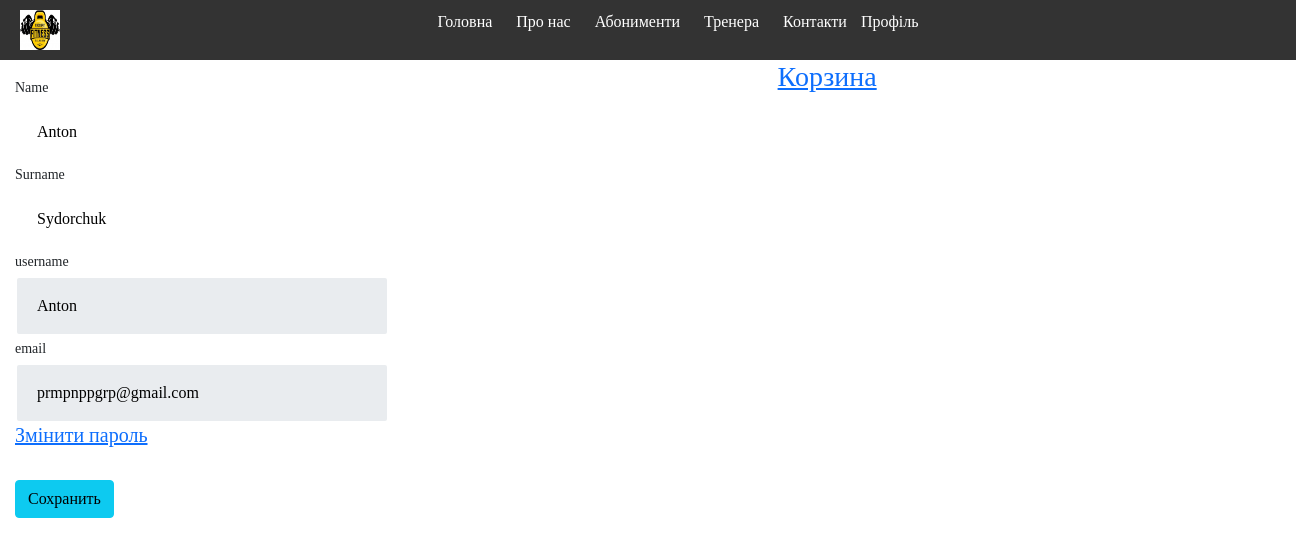
Before: /profile/ (signed in) with the older database file.
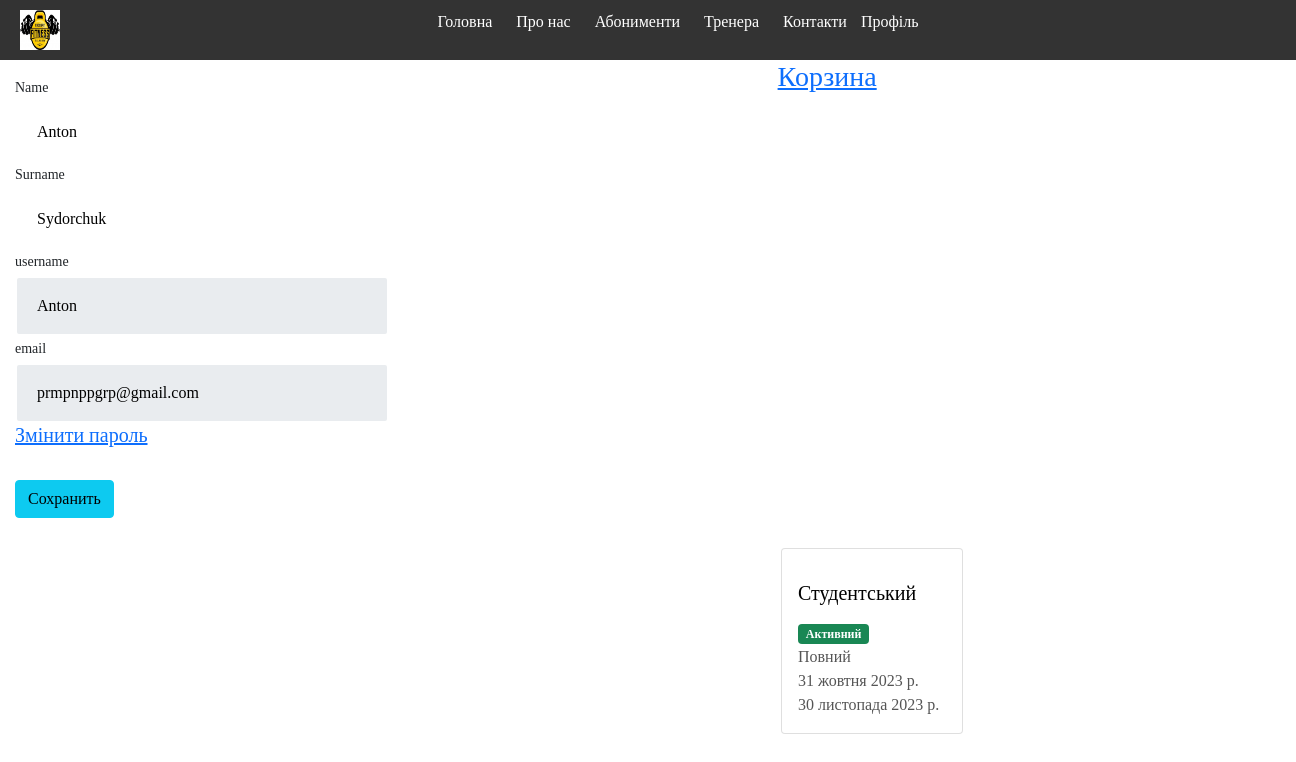
After: the same page with the newer database file.
### store/models.py (models this page shows, shortened)
class User(AbstractUser):
    email = models.EmailField(_("email address"), unique=True)
    USERNAME_FIELD = 'email'
    REQUIRED_FIELDS = ['username']

class ActiveTicket(models.Model):
    user = models.ForeignKey(User, on_delete=models.CASCADE)
    ticket = models.ForeignKey(Ticket, on_delete=models.CASCADE)
    start_date = models.DateField()
    end_date = models.DateField(null=True)

class Ticket(models.Model):
    type = models.CharField(max_length=35)
    type_day = models.CharField(max_length=35)
    price = models.CharField(max_length=10)
    class Meta:
        verbose_name = 'Абонемент'
        verbose_name_plural = 'Абонементи'

### store/views/profile.py (the view, shortened to what this page needs)
# urls.py: path('profile/', login_required(profile.ProfileView.as_view()), name='profile'),
@method_decorator(login_required, name='dispatch')
class ProfileView(TemplateView):
    template_name = 'profile/profile.html'
    def get_context_data(self, **kwargs):
        today = datetime.now()
        current_date = today.strftime('%Y%m%d')
        context = super().get_context_data(**kwargs)
        context['title'] = 'Profile'
        context['form'] = UserProfileForm(instance=self.request.user)
        context['active_ticket'] = ActiveTicket.objects.filter(user_id=self.request.user.id)
        context['active_coach'] = ActiveCoach.objects.filter(user_id=self.request.user.id)
        context['current_date'] = current_date
        return context

### store/forms.py
class UserProfileForm(UserChangeForm):
    first_name = forms.CharField(widget=forms.TextInput(attrs={'class': 'form-control py-4'}))
    last_name = forms.CharField(widget=forms.TextInput(attrs={'class': 'form-control py-4'}))
    username = forms.CharField(widget=forms.TextInput(attrs={'class': 'form-control py-4', 'readonly': True}))
    email = forms.CharField(widget=forms.TextInput(attrs={'class': 'form-control py-4', 'readonly': True}))
    class Meta:
        model = User
        fields = ('first_name', 'last_name', 'username', 'email')

### templates/profile/profile.html (shortened to what this page needs)
{% extends 'base.html' %}
{% block content %}
    <div class="changelist-form-container">
          <form action="{% url 'profile' %}" method="post" enctype="multipart/form-data">
                <div class="form-row">
                  <div class="col-lg-6">
                    <div class="form-group">
                      <label class="small mb-1" for="{{ form.first_name.id_for_label }}">Name</label>
                      {{ form.first_name }}
                    </div>
                  </div>
                  <div class="col-lg-6">
                    <div class="form-group">
                      <label class="small mb-1" for="{{ form.last_name.id_for_label }}">Surname</label>
                      {{ form.last_name }}
                    </div>
                  </div>
                </div>
                <div class="form-row">
                  <div class="col-lg-6">
                    <label class="small mb-1" for="{{ form.username.id_for_label }}">username</label>
                    {{ form.username }}
                  </div>
                  <div class="col-lg-6">
                    <label class="small mb-1" for="{{ form.email.id_for_label }}">
                      email
                    </label>
                    {{ form.email }}
                  </div>
                </div>
                <h5><a href="{% url 'password_change' %}">Змінити пароль</a></h5>
                <div class="form-row">
                  <div class="col-lg-12" style="margin-top: 33px;">
                    <input class="btn btn-info btn-block" type="submit" value="Сохранить">
                  </div>
                </div>
          </form>
    </div>
    <div class="profile-basket">
        <h3><a href="{% url 'basket' %}">Корзина</a></h3>
    </div>
    <div class="active">
        <div class="active-ticket">
            {% for ticket in active_ticket %}
                <div class="card mb-3">
                    <div class="card-body">
                        <h5 class="mt-3 mb-3 d-flex justify-content-between align-items-center mb-3">{{ ticket.ticket.type }}</h5>
                            {% if ticket.end_date > current_date %}
                                <span class="badge bg-danger">Не активний</span>
                            {% else %}
                                <span class="badge bg-success">Активний</span>
                            {% endif %}
                            <p class="card-text">{{ ticket.ticket.type_day }}</p>
                            <p class="card-text">{{ ticket.start_date }}</p>
                            <p class="card-text">{{ ticket.end_date }}</p>
                    </div>
              </div>
          {% endfor %}
        </div>
    </div>
{% endblock %}

### templates/base.html (shortened to what this page needs)
<!DOCTYPE html>
{% load static %}
<html lang="en">
<head>
    <link href="https://cdn.jsdelivr.net/npm/bootstrap@5.0.2/dist/css/bootstrap.min.css" rel="stylesheet">
    <link rel="stylesheet" href="{% static 'store/css/style.css' %}">
    <link rel="stylesheet" href="{% static 'store/css/style_coach.css' %}">
    <link rel="stylesheet" href="{% static 'store/css/style_ticket.css' %}">
    <link rel="stylesheet" href="{% static 'store/css/style_profile.css' %}">
    <link rel="stylesheet" href="{% static 'store/css/style_basket.css' %}">
    <link rel="stylesheet" href="{% static 'store/css/style_pay.css' %}">
</head>
<body>
     <header>
        <nav>
            <div class="image-container">
                <a href="{% url 'main' %}">
                    <img src="{% static 'store/img/logo.jpg' %}" class="nav-logo">
                </a>
            </div>
            <div class="main_nav">
                <ul class="nav-menu">
                    <li><a href="{% url 'main' %}">Головна</a></li>
                    <li><a href="{% url 'about' %}">Про нас</a></li>
                    <li><a href="{% url 'ticket' %}">Абонименти</a></li>
                    <li><a href="{% url 'coach' %}">Тренера</a></li>
                    <li><a href="{% url 'contact' %}">Контакти</a></li>
                    <li class="li-profile"">
                        {% if user.is_authenticated %}
                            <a href="{% url 'profile' %}">Профіль</a>
                        {% else %}
                            <a href="{% url 'login' %}">Login</a> | <a href="{% url 'register' %}">Sign Up</a>
                        {% endif %}
                    </li>
                </ul>
            </div>
        </nav>
     </header>
    <main>
        {% block content %}
        {% endblock %}
    </main>
</body>
</html>

### store/static/store/css/style.css (style rules this page uses)
* { margin: 0; padding: 0; box-sizing: border-box; font-family: 'Times New Roman', serif; }
header { background-color: #333; color: #a82a2a; padding: 10px 0; }
nav ul { list-style: none; padding: 0; text-align: center; }
nav ul li { display: inline; margin: 0 10px; }
nav a { text-decoration: none; color: #fff; }
.nav-logo { height: 40px; width:40px; }
.image-container { float:left; margin-left: 20px; }
.li-profile { margin-left: auto; }

### store/static/store/css/style_ticket.css (style rules this page uses)
p { font-size: 16px; color: #555; margin: 10px 0; }
ul { list-style-type: disc; margin-left: 20px; }

### store/static/store/css/style_profile.css (style rules this page uses)
.changelist-form-container { float: left; }
.active { float: right; }
.changelist-form-container { width: 60%; padding: 15px; }
.active-ticket { width: 40%; padding: 15px; }
.card-body { width: 600px; }

### store/static/store/css/style_pay.css (style rules this page uses)
.card { max-width: 500px; margin: auto; color: black; }
p { margin: 0px; }
.form-control { color: black; border: 2px solid transparent; height: 60px; padding-left: 20px; vertical-align: middle; }
::placeholder { font-size: 14px; font-weight: 600; }

Changed rows visible on the page:
added ActiveTicket: ticket.type "Студентський", shows "Активний", ticket.type_day "Повний", start_date "31 жовтня 2023 р.", end_date "30 листопада 2023 р."
